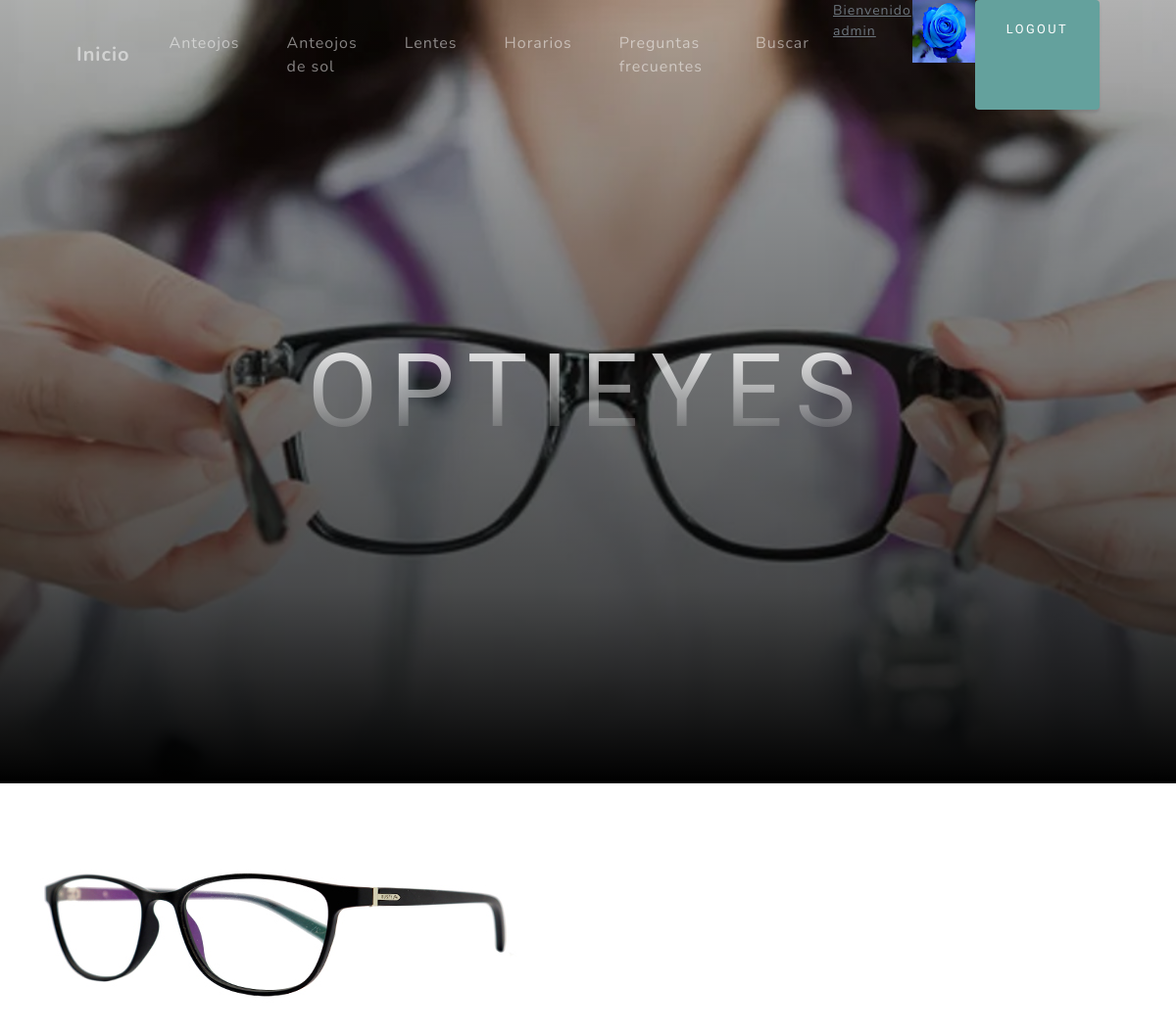
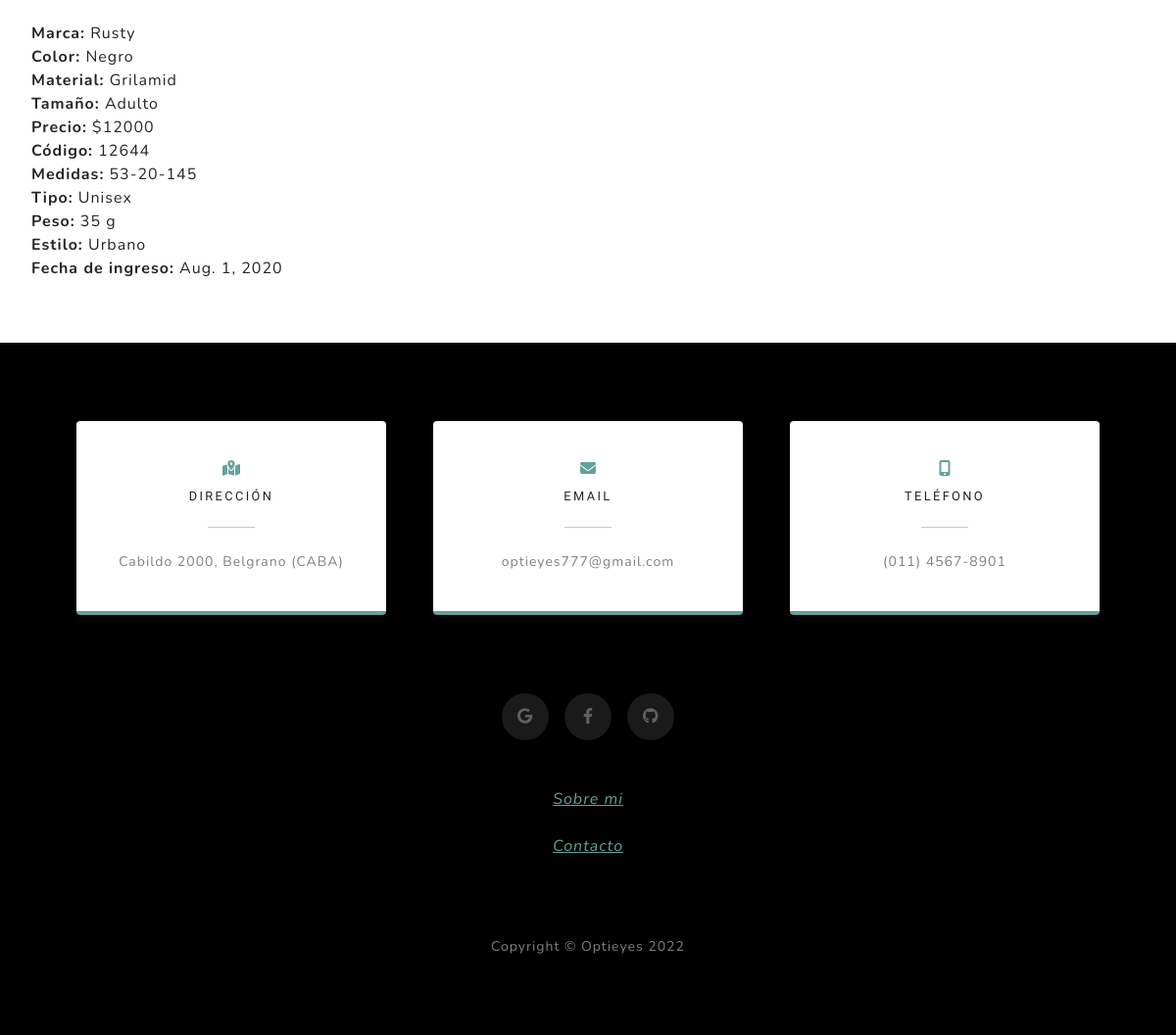
/app1/armazones-detalle/1 (signed in), run on the app's committed database (2 pictures, top to bottom).
### App1/models.py (models this page shows, shortened)
class Avatar(models.Model):
    user = models.OneToOneField(User, on_delete=models.CASCADE)
    imagen = models.ImageField(upload_to=user_path, default='avatares/default.jpg')

class Armazones(models.Model):
    marca = models.CharField(max_length=30)
    color = models.CharField(max_length=30)
    material = models.CharField(max_length=30)
    tamagno = models.CharField(max_length=30)
    precio = models.IntegerField()
    codigo = models.IntegerField()
    foto = models.ImageField(upload_to='imagenes/', null=True, blank=True)
    medidas = models.CharField(max_length=30, default="-")
    tipo = models.CharField(max_length=30, default="-")
    peso = models.CharField(max_length=30, default="-")
    estilo = models.CharField(max_length=30, default="-")
    fecha = models.DateField(auto_now=False, auto_now_add=False, default="1111-11-11")

### App1/views.py (the view)
# urls.py: path('armazones-detalle/<pk>', Armazones_Detail.as_view(), name="Detalle_Armazon"),
class Armazones_Detail(DetailView):
    model = Armazones
    template_name = 'armazones-detail.html'
    context_object_name = 'armazon'

### App1/templates/armazones-detail.html (shortened to what this page needs)
{% extends 'padre.html' %}
{% load static %}
{% block contenido %}
<br>
<ul>
{% if armazon.foto %}
<img src="{{armazon.foto.url}}" alt="">
{% else %}
<img src="{% static 'assets/sin_imagen.jpg' %}" alt="(SIN IMAGEN)">
{% endif %}
<br>
        <br><b>Marca:</b> {{armazon.marca}}<br>
        <b>Color:</b> {{armazon.color}}<br>
        <b>Material:</b> {{armazon.material}}<br>
        <b>Tamaño:</b> {{armazon.tamagno}}<br>
        <b>Precio:</b> ${{armazon.precio}}<br>
        <b>Código:</b> {{armazon.codigo}}<br>
        <b>Medidas:</b> {{armazon.medidas}}<br>
        <b>Tipo:</b> {{armazon.tipo}}<br>
        <b>Peso:</b> {{armazon.peso}}<br>
        <b>Estilo:</b> {{armazon.estilo}}<br>
        <b>Fecha de ingreso:</b> {{armazon.fecha}}
</ul>
<br>
<br>
{% endblock contenido %}

### App1/templates/padre.html (shortened to what this page needs)
<!DOCTYPE html>
<html lang="en">
    <head>
        {% load static %}
        <link href="{% static 'css/styles.css' %}" rel="stylesheet" />
    </head>
    <body id="page-top">
        <nav class="navbar navbar-expand-lg navbar-light fixed-top" id="mainNav">
            <div class="container px-4 px-lg-5">
                <a class="navbar-brand" href="{% url 'Inicio' %}">Inicio</a>
                <div class="collapse navbar-collapse" id="navbarResponsive">
                    <ul class="navbar-nav ms-auto">
                        {% if request.user.is_staff %}
                            <li class="nav-item"><a class="nav-link" href="{% url 'Armazones' %}">Anteojos</a></li>
                            <li class="nav-item"><a class="nav-link" href="{% url 'Anteojos_Sol' %}">Anteojos de sol</a></li>
                            <li class="nav-item"><a class="nav-link" href="{% url 'Lentes' %}">Lentes</a></li>
                        {% else %}
                            <li class="nav-item"><a class="nav-link" href="{% url 'Lista_Armazones' %}">Anteojos</a></li>
                            <li class="nav-item"><a class="nav-link" href="{% url 'Lista_Lentes_Sol' %}">Anteojos de sol</a></li>
                            <li class="nav-item"><a class="nav-link" href="{% url 'Lista_Lentes' %}">Lentes</a></li>
                        {% endif %}
                        <li class="nav-item"><a class="nav-link" href="{% url 'Horarios' %}">Horarios</a></li>
                        <li class="nav-item"><a class="nav-link" href="{% url 'Preguntas' %}">Preguntas frecuentes</a></li>
                        <li class="nav-item"><a class="nav-link" href="{% url 'Busqueda' %}">Buscar</a></li>
                        {% if request.user.is_authenticated %}
                            <a class="text-muted small mb-4 mb-lg-0" href="{% url 'Editar_Perfil' %}">Bienvenido {{user.username}}</a>
                            <a href="{% url 'Cambiar_Avatar' %}"><img class="imagen" src="{{ request.user.avatar.imagen.url }}"></a>
                            <a class="btn btn-primary" href="{% url 'Logout' %}">Logout</a>
                        {% else %}
                            <a class="btn btn-primary" href="{% url 'Login' %}">Login</a>
                            <a class="btn btn-primary" href="{% url 'Registrar' %}">Registrarse</a>
                        {% endif %}
                    </ul>
                </div>
            </div>
        </nav>
        <header class="masthead">
            <div class="container px-4 px-lg-5 d-flex h-100 align-items-center justify-content-center">
                <div class="d-flex justify-content-center">
                    <div class="text-center">
                        <h1 class="mx-auto my-0 text-uppercase">Optieyes</h1>
                    </div>
                </div>
            </div>
        </header>
        {% block contenido %}
        {% endblock contenido %}
        <section class="contact-section bg-black">
            <div class="container px-4 px-lg-5">
                <div class="row gx-4 gx-lg-5">
                    <div class="col-md-4 mb-3 mb-md-0">
                        <div class="card py-4 h-100">
                            <div class="card-body text-center">
                                <i class="fas fa-map-marked-alt text-primary mb-2"></i>
                                <h4 class="text-uppercase m-0">Dirección</h4>
                                <hr class="my-4 mx-auto" />
                                <div class="small text-black-50">Cabildo 2000, Belgrano (CABA)</div>
                            </div>
                        </div>
                    </div>
                    <div class="col-md-4 mb-3 mb-md-0">
                        <div class="card py-4 h-100">
                            <div class="card-body text-center">
                                <i class="fas fa-envelope text-primary mb-2"></i>
                                <h4 class="text-uppercase m-0">Email</h4>
                                <hr class="my-4 mx-auto" />
                                <div class="small text-black-50">optieyes777@gmail.com</div>
                            </div>
                        </div>
                    </div>
                    <div class="col-md-4 mb-3 mb-md-0">
                        <div class="card py-4 h-100">
                            <div class="card-body text-center">
                                <i class="fas fa-mobile-alt text-primary mb-2"></i>
                                <h4 class="text-uppercase m-0">Teléfono</h4>
                                <hr class="my-4 mx-auto" />
                                <div class="small text-black-50">(011) 4567-8901</div>
                            </div>
                        </div>
                    </div>
                </div>
                <div class="social d-flex justify-content-center">
                    <a class="mx-2" href="{% url 'Sin_Paginas' %}"><i class="fab fa-google"></i></a>
                    <a class="mx-2" href="{% url 'Sin_Paginas' %}"><i class="fab fa-facebook-f"></i></a>
                    <a class="mx-2" href="https://github.com/joeldj1990"><i class="fab fa-github"></i></a>
                </div>
                <br>
                <br>
                <div class="container px-4 px-lg-5 d-flex h-100 align-items-center justify-content-center">
                    <a class="mx-2" href="{% url 'About' %}"><i class="nav-item">Sobre mi</i></a>
                </div>
                <br>
                <div class="container px-4 px-lg-5 d-flex h-100 align-items-center justify-content-center">
                    <a class="mx-2" href="{% url 'Contacto' %}"><i class="nav-item">Contacto</i></a>
                </div>
            </div>
        </section>
        <footer class="footer bg-black small text-center text-white-50"><div class="container px-4 px-lg-5">Copyright &copy; Optieyes 2022</div></footer>
    </body>
</html>

### data on the page
Armazones: foto (picture), marca "Rusty", color "Negro", material "Grilamid", tamagno "Adulto", precio "12000", codigo "12644", medidas "53-20-145", tipo "Unisex", peso "35 g", estilo "Urbano", fecha "Aug. 1, 2020"

### other printed values
{{ user.username }} "admin"
